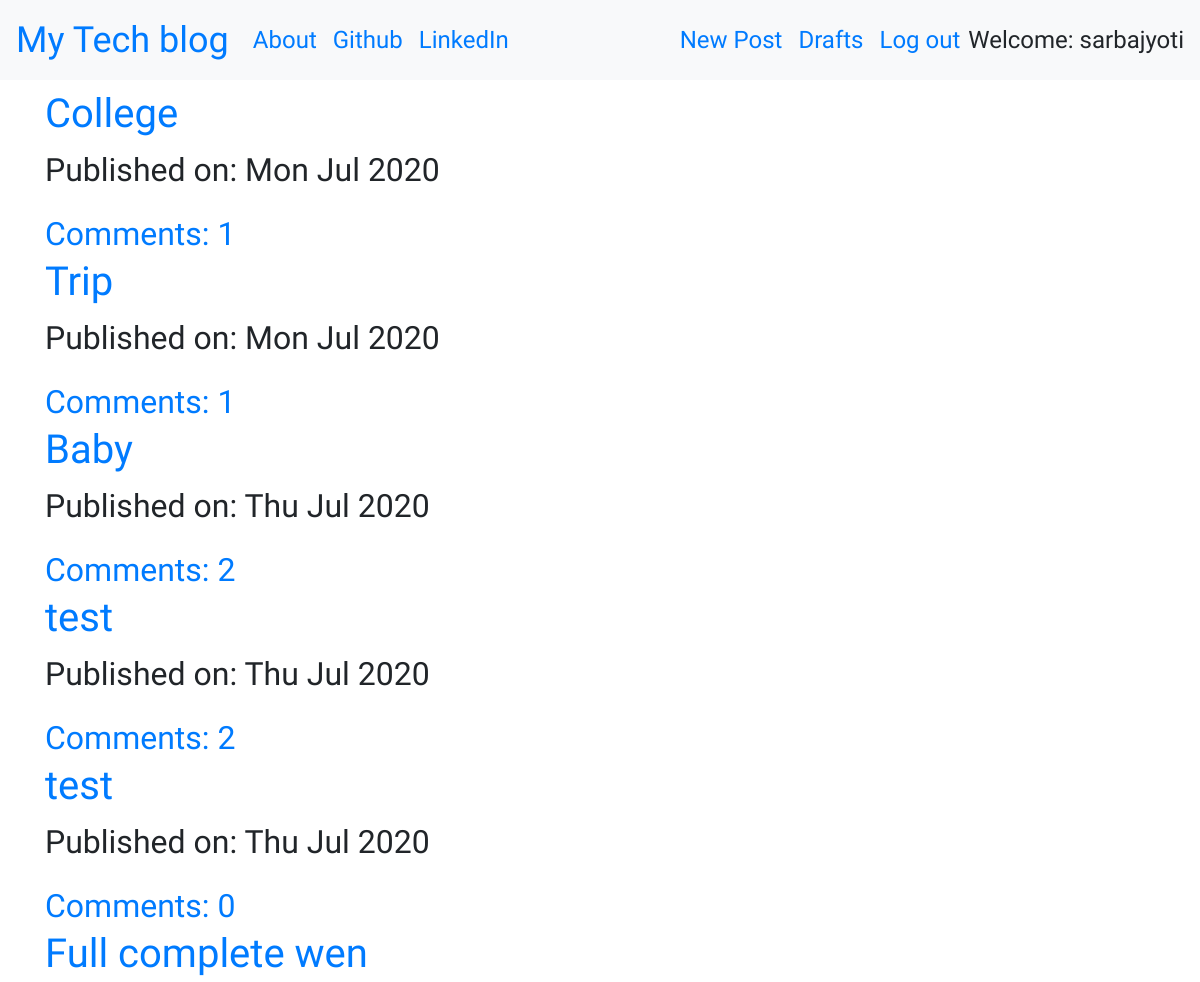
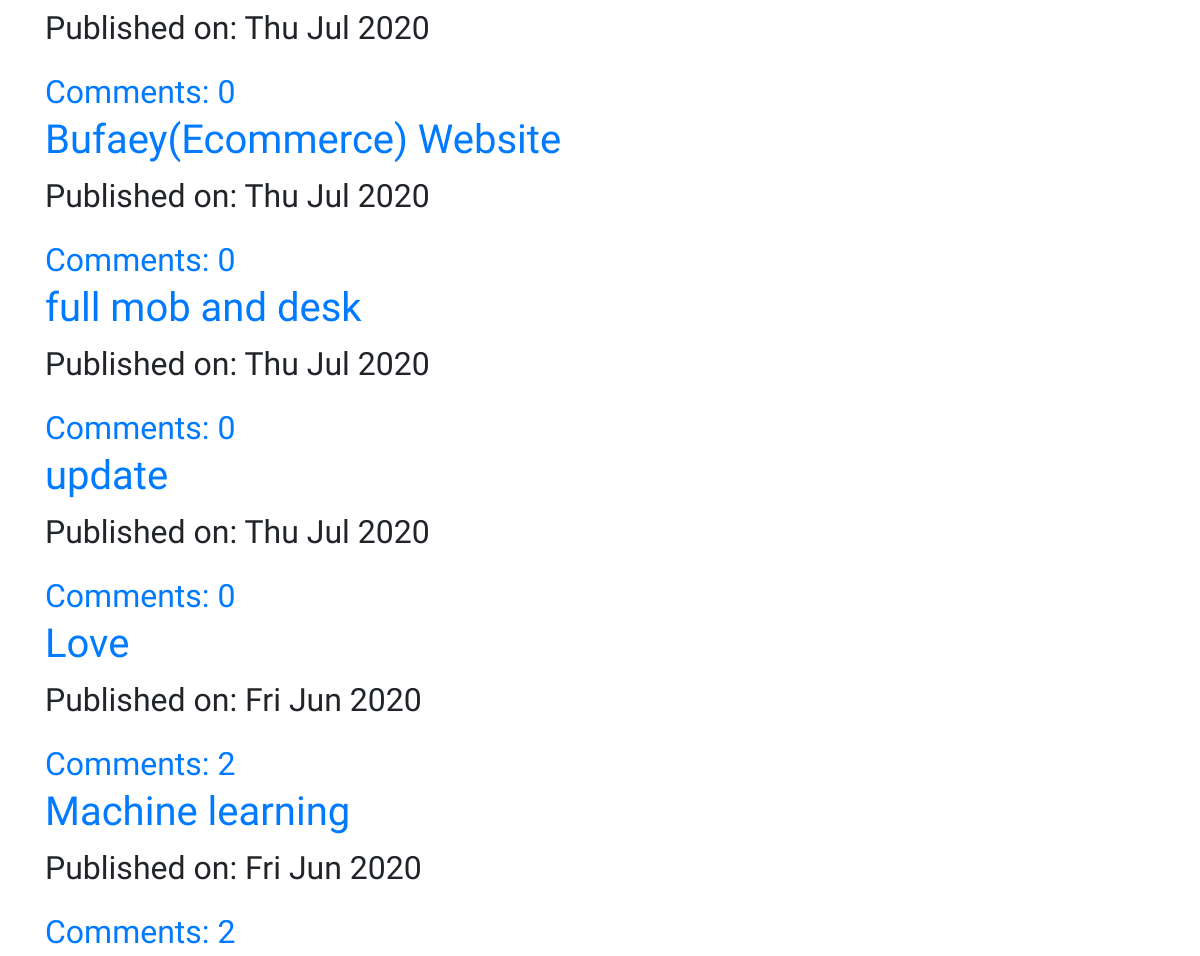
The page / (signed in) on the database its author committed (2 pictures, top to bottom).
### blog/models.py (models this page shows, shortened)
class Post(models.Model):
    author = models.ForeignKey('auth.User',on_delete=models.CASCADE)
    title = models.CharField(max_length=256)
    text = models.TextField()
    create_date = models.DateTimeField(default=timezone.now)
    published_date = models.DateTimeField(blank=True, null=True)
    hotel_Main_Img = models.ImageField(upload_to='images/',blank=True)
    def approve_comments(self):
        return self.comments.filter(approved_comments = True)

### blog/views.py (the view)
# urls.py: path('',views.PostListView.as_view(),name='post_list'),
class PostListView(ListView):
    model = Post
    def get_queryset(self):
        return Post.objects.filter(published_date__lte = timezone.now()).order_by('-published_date')

### blog/templates/blog/post_list.html
{% extends 'blog/base.html' %}
{% block content %}
 <div class = 'centerstage'>
  {% for post in post_list %}
   <div class = 'post'>
    <h1><a href='{% url 'post_detail' pk=post.pk %}'>{{post.title}}</a></h1>
    <p>Published on: {{post.published_date|date:"D M Y"}}</p>
    <a href="{% url 'post_detail' pk=post.pk %}" >Comments: {{post.approve_comments.count}}</a>
    </div>
  {% endfor %}
</div>
{% endblock  %}

### blog/templates/blog/base.html (shortened to what this page needs)
<!DOCTYPE html>
{% load static %}
<html lang="en" dir="ltr">
  <head>
    <link rel="stylesheet" href="https://stackpath.bootstrapcdn.com/bootstrap/4.5.0/css/bootstrap.min.css">
    <link href="https://stackpath.bootstrapcdn.com/font-awesome/4.7.0/css/font-awesome.min.css" rel="stylesheet">
    <link rel="stylesheet" href="//cdn.jsdelivr.net/npm/medium-editor@latest/dist/css/medium-editor.min.css" type="text/css" media="screen" charset="utf-8">
    <link rel="stylesheet" href="{% static 'css/blog.css' %}">
  </head>
  <body class='loader'>
    <nav class="navbar navbar-expand-lg bg-light techfont">
        <div class="navbar-nav align-items-center">
          <a class="navbar-brand bigbrand" href="{% url 'post_list' %}">My Tech blog</a>
          <a class="nav-item nav-link" href="{% url 'about' %}">About</a>
          <a class="nav-item nav-link" href="https://www.github.com">Github</a>
          <a class="nav-item nav-link" href="https://www.linkedin.com">LinkedIn</a>
        </div>
        <div class="navbar-nav align-items-center ml-auto">
          {% if user.is_authenticated %}
            <a class="nav-item nav-link" href="{% url 'post_new' %}">New Post</a>
            <a class="nav-item nav-link" href="{% url 'post_draft_list' %}">Drafts</a>
            <a class="nav-item nav-link" href="{% url 'logout' %}">Log out</a>
            <a >Welcome: {{ user.username }}</a>
          {% else %}
            <a class="nav-item nav-link loader" href="{% url 'login' %}" aria-label="Login">
              <span class="fa fa-user" aria-hidden="true"></span></a>
          {% endif %}
        </div>
    </nav>
          <div class="content container">
              <div class="row">
                  <div class="col-md-8">
                    <div class="blog_posts">
                      {% block content %}
                      {% endblock %}
                    </div>
                  </div>
              </div>
          </div>
  </body>
</html>

### blog/static/css/blog.css (style rules this page uses)
.loader { filter:hue-rotate(0deg); color:linear-gradient(45deg,#0f8,#08f); animation:hue 10000ms infinite linear; }
.techfont { font-family: 'Faster One',sans-serif; font-size: 1.5em; margin-bottom: 10px; }
.bigbrand { font-size: 1.5em; }
.centerstage { margin-left: auto; margin-right: auto; font-family: 'Montez'; font-size: 2em; }

### rows shown on the page
Post: title "College", published_date "Mon Jul 2020", approve_comments.count "1"
Post: title "Trip", published_date "Mon Jul 2020", approve_comments.count "1"
Post: title "Baby", published_date "Thu Jul 2020", approve_comments.count "2"
Post: title "test", published_date "Thu Jul 2020", approve_comments.count "2"
Post: title "test", published_date "Thu Jul 2020", approve_comments.count "0"
Post: title "Full complete wen", published_date "Thu Jul 2020", approve_comments.count "0"
Post: title "Bufaey(Ecommerce) Website", published_date "Thu Jul 2020", approve_comments.count "0"
Post: title "full mob and desk", published_date "Thu Jul 2020", approve_comments.count "0"
Post: title "update", published_date "Thu Jul 2020", approve_comments.count "0"
Post: title "Love", published_date "Fri Jun 2020", approve_comments.count "2"
Post: title "Machine learning", published_date "Fri Jun 2020", approve_comments.count "2"

### other values the page prints
{{ user.username }} "sarbajyoti"
